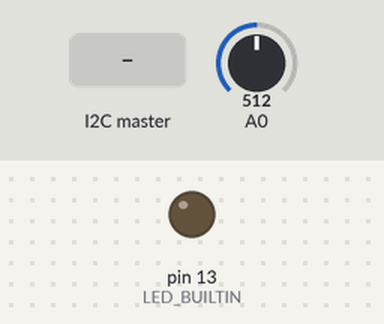
Bench run of a sketch on a simulated Arduino Uno, built with avr-gcc and run on an emulated ATmega328P. Shown: output pins drawn as LEDs (lit = HIGH). The inputs (shaded band) are chosen by the test bench; at power-on: A0 = 512.

Above: at 1.2 s.
1.3 s: the I2C master sends the byte 1
At 2.1 s:
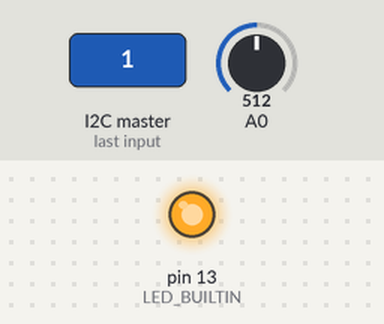
2.8 s: the I2C master sends the byte 0
At 3.3 s:
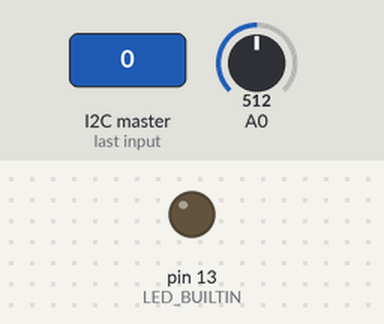
4.3 s: the I2C master sends the byte 2
At 4.6 s:
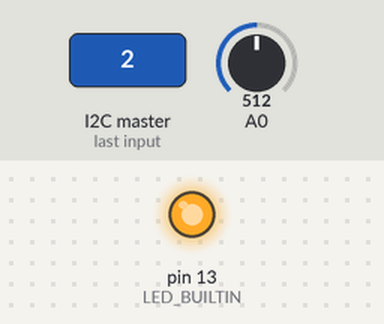
Timing chart, 0 to 7.3 s (numbered marks = the images above; inputs shaded):
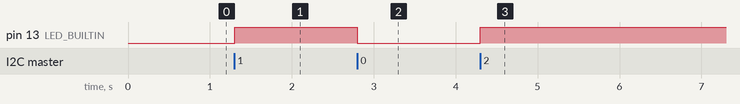

Measured:
- after the input at 1.3 s, pin 13 (LED_BUILTIN): LOW → HIGH at once
- after the input at 2.8 s, pin 13 (LED_BUILTIN): HIGH → LOW at once
- after the input at 4.3 s, pin 13 (LED_BUILTIN): LOW → HIGH at once

The sketch:

i2c_slave.ino
```cpp
#include <Wire.h>

const byte SLAVE_ADDR = 8;
volatile int sensorValue = 0;

void receiveEvent(int count) {
  while (Wire.available()) {
    byte cmd = Wire.read();
    digitalWrite(LED_BUILTIN, cmd);
  }
}

void requestEvent() {
  Wire.write(highByte(sensorValue));
  Wire.write(lowByte(sensorValue));
}

void setup() {
  pinMode(LED_BUILTIN, OUTPUT);
  Wire.begin(SLAVE_ADDR);
  Wire.onReceive(receiveEvent);
  Wire.onRequest(requestEvent);
}

void loop() {
  sensorValue = analogRead(A0);
  delay(50);
}
```
